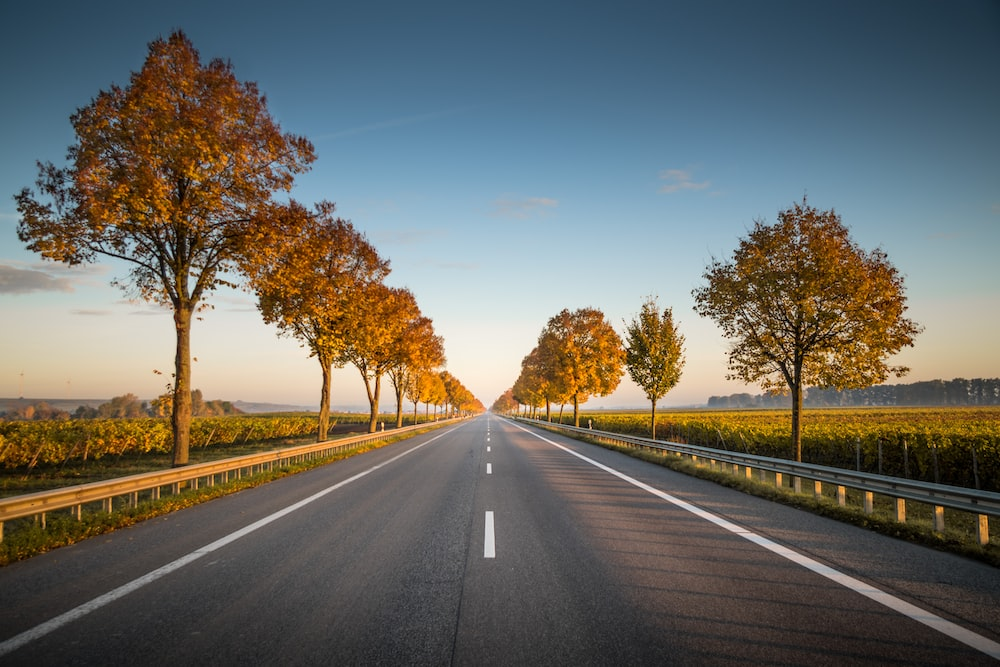
#> input picture LaneDetectionProject/road.jpeg, 1000 x 667 px
$ python detector.py
#> lines starting #> are read from the running program, lines starting #| are printed output that depends on the picture; after the words box and inside, x2 and y2 are one past the last pixel; in counts of white or black regions, pixels touching at a corner belong together
'''
Lane Detector for images
Author : Dipanshu Singh
Date : March 28, 2023

NOTE: to give your image for test
'''

import sys
import cv2
import matplotlib.pylab as plt
import numpy as np

# Function to mask only the required area under observation and to discard noises.
def region_of_interest(img, vertices):
    '''Function to mask the region of interest on the image using vertices'''
    # np.zeros_like(img) method creates a numpy array similar to the array provided (here image array).
    mask = np.zeros_like(img)
    # channel_count = img.shape[2]
    # match_mask_color = (255,) * channel_count
    match_mask_color = (255)
    # use cv2.fillPoly(img_source, vertices, match_mask_color)
    cv2.fillPoly(mask, vertices, match_mask_color)
    masked_image = cv2.bitwise_and(img, mask)
    return masked_image

def draw_lines(img, lines):
    '''Function to draw the detected lines on the original image'''
    img = np.copy(img)
    blank_image = np.zeros((img.shape[0], img.shape[1], 3), dtype=np.uint8)
    for line in lines:
        x1, y1, x2, y2 = line[0]
        cv2.line(blank_image, (x1,y1), (x2,y2), (0,255,0), 2)

    img = cv2.add(img,blank_image)
    return img

def input_image():
    '''Function to take input from the user while running the code, if not passing self image.'''
    try:
        img = cv2.imread(sys.argv[1])
    except:
        img = cv2.imread('road.jpeg')
#> img is the input picture: shape (667, 1000, 3); mean B, G, R 99.4, 106.2, 106.8

    return img

def main():
    '''Main Body'''
    img = input_image()
    img = cv2.cvtColor(img, cv2.COLOR_BGR2RGB)

    # print(img.shape)
    height = img.shape[0]
#> height = 667
    width = img.shape[1]
#> width = 1000

    # Creating a list of vertices for region of interest.
    roi_vertices = [
        (0,height),
        (0,613),
        (width/2, 400),
        (width,614),
        (width,height)
    ]

    # image from which lane will be detected
    gray = cv2.cvtColor(img, cv2.COLOR_BGR2GRAY)
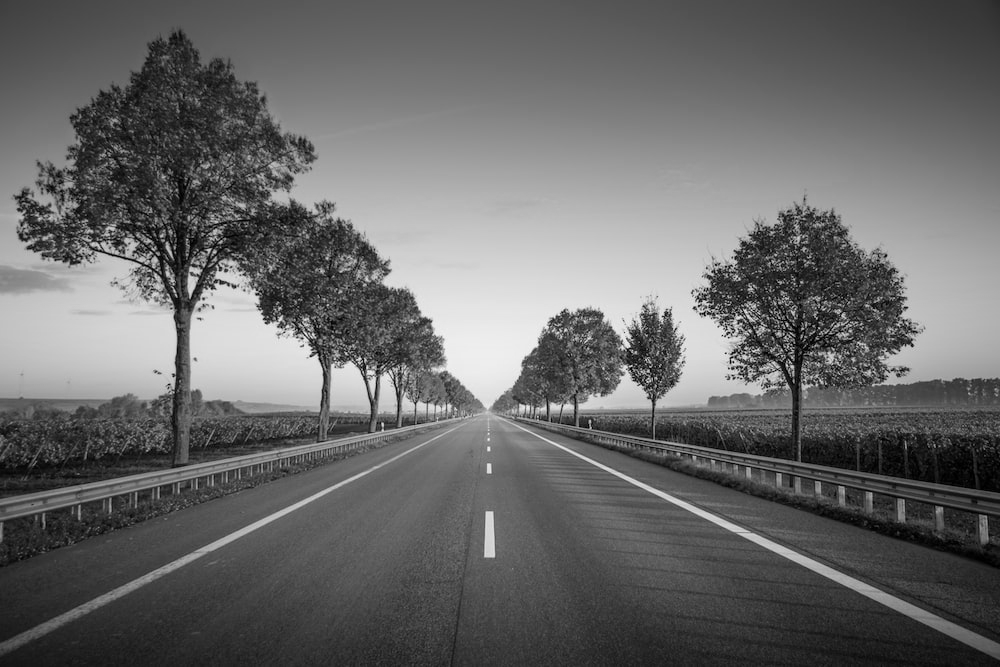
#> gray: shape (667, 1000); min 0, max 247, mean 104.3
    edges = cv2.Canny(gray, 100, 200, apertureSize = 3)
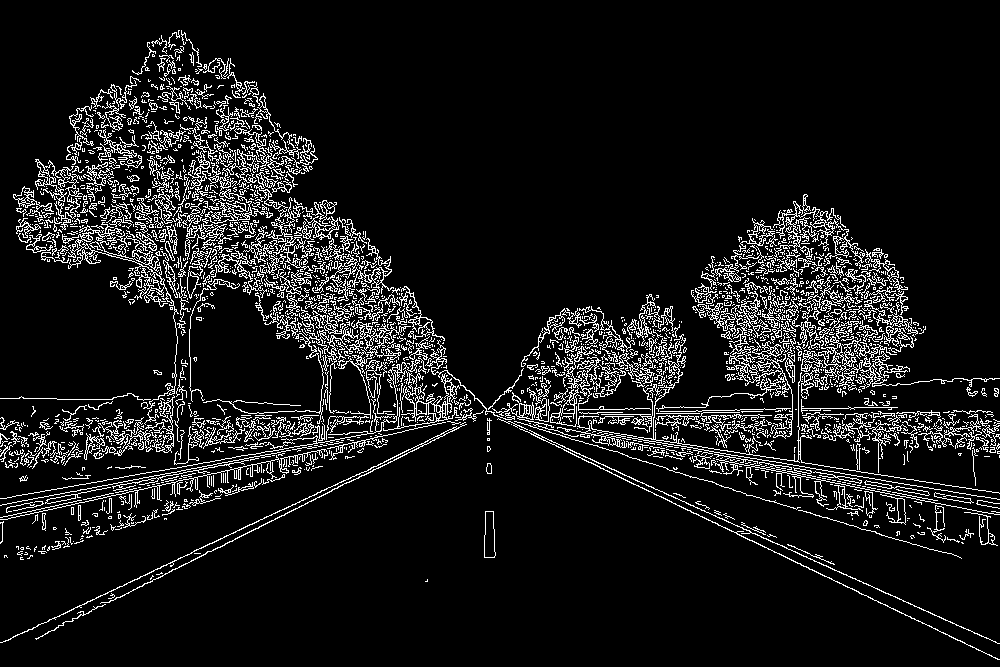
#> edges: shape (667, 1000); 9.2% white in thin lines or dots
    masked_image = region_of_interest(edges, np.array([roi_vertices], np.int32))
#> in region_of_interest, `cv2.fillPoly(mask, vertices, match_mask_color)`:
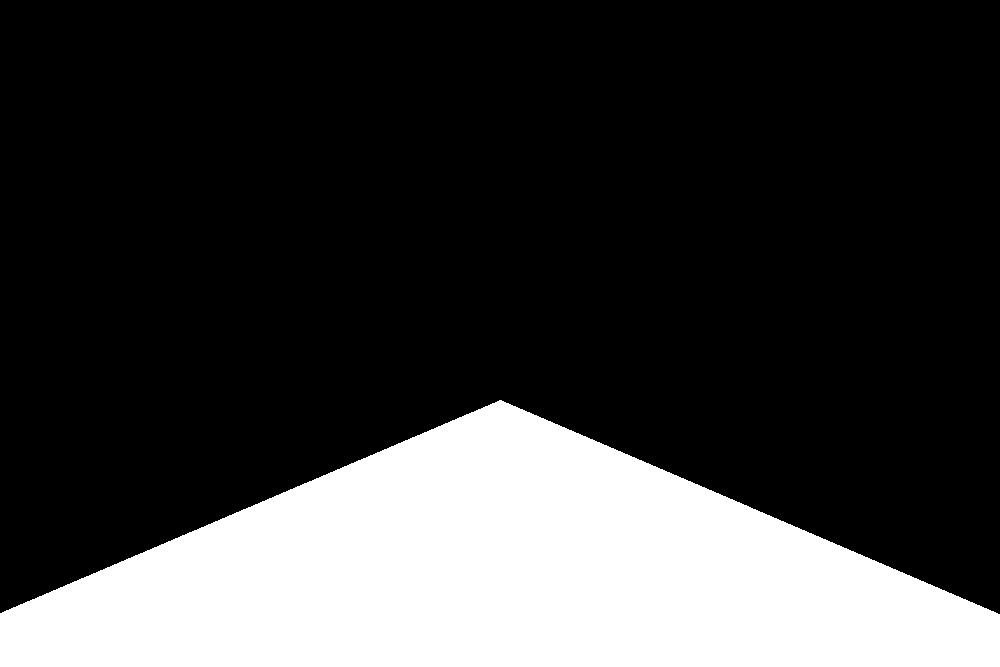
#> mask: shape (667, 1000); 24% white; 1 white region, box (x1, y1, x2, y2) and area: (0, 400, 1000, 667) 160143
#> in region_of_interest, `masked_image = cv2.bitwise_and(img, mask)`:
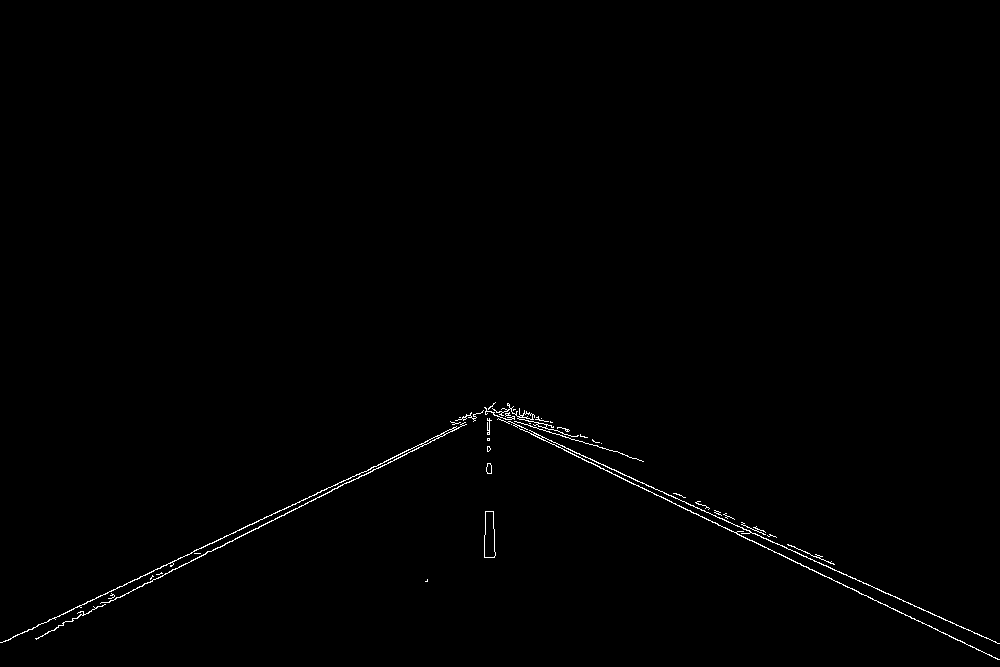
#> masked_image: shape (667, 1000); 0.54% white in thin lines or dots, all inside (x1, y1, x2, y2) = (0, 402, 1000, 660)
    lines = cv2.HoughLinesP(masked_image, 2, np.pi/180, 200, lines=np.array([]), minLineLength=40, maxLineGap=25)
#> lines = [[486, 411, 911, 618], [36, 639, 229, 541], [1, 642, 170, 563], [566, 448, 784, 546], [194, 550, 507, 404], [291, 510, 491, 412], [826, 565, 963, 628]]
    line_img = draw_lines(img, lines)
#> the loop in draw_lines, `for line in lines:` made 7 passes
    plt.imshow(line_img)
    plt.show()

# Driver Code
main()
